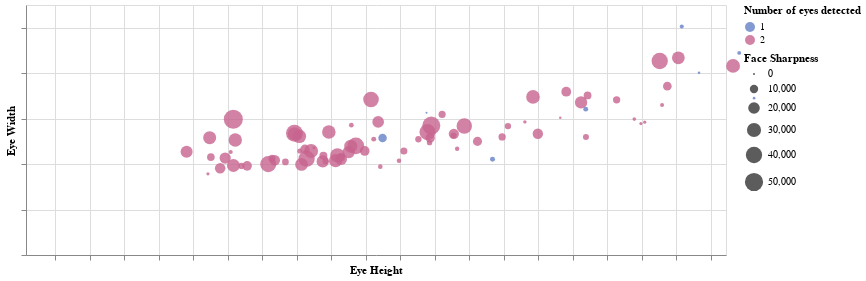

Notebook code cell kept with this figure:
### Code cell
result = pd.read_csv('./data/df_predict.csv').iloc[:,1:].sort_values('frame_name').reset_index(drop=True)
result['EYE_count']=[str(x) for x in result.num_eye.tolist()]

result['new_eye_h'] = result['eye_h']/result['face_size']
result['new_eye_w'] = result['eye_w']/result['face_size']


# First plot
result_sort = result[['frame_name','new_eye_w','new_eye_h','lp_cat_canny','EYE_count']].sort_values('new_eye_h').iloc[20:-5]
result_sort.columns = ['Frame Name','Eye Width','Eye Height','Face Sharpness','Number of eyes detected']

c = alt.Chart(result_sort).mark_circle(opacity=.8).encode(
    x=alt.X('Eye Height',axis=alt.Axis(labels=False),
            scale=Scale(domain=[np.mean(result['new_eye_h'])/2, 1.5*np.mean(result['new_eye_h'])])
        ),
    y=alt.Y('Eye Width',axis=alt.Axis(labels=False)),
    size='Face Sharpness',
#     color='Number of eyes detected',
#     color = alt.Color('Number of eyes detected',
#                       scale=alt.Scale(scheme = 'set2')
    color = alt.Color('Number of eyes detected',
                    scale=alt.Scale(range=['#647FC7','#C7648E',])
                    ),
    tooltip=['Frame Name',]).properties(width=700, height=250
)

c

### Figure 1 — Vega-Lite specification as saved in the notebook (floating-point values rounded to 4 significant figures)
{"config": {"view": {"continuousWidth": 400, "continuousHeight": 300}}, "data": {"name": "data-f83e4aebe7fedc235c242d03e06de9ee"}, "mark": {"type": "circle", "opacity": 0.8}, "encoding": {"color": {"type": "nominal", "field": "Number of eyes detected", "scale": {"range": ["#647FC7", "#C7648E"]}}, "size": {"type": "quantitative", "field": "Face Sharpness"}, "tooltip": [{"type": "nominal", "field": "Frame Name"}], "x": {"type": "quantitative", "axis": {"labels": false}, "field": "Eye Height", "scale": {"domain": [0.0002029, 0.0006087]}}, "y": {"type": "quantitative", "axis": {"labels": false}, "field": "Eye Width"}}, "height": 250, "width": 700, "$schema": "https://vega.github.io/schema/vega-lite/v4.8.1.json", "datasets": {"data-f83e4aebe7fedc235c242d03e06de9ee": [{"Frame Name": "IMG_0395.MOV_438.jpg", "Eye Width": 0.0004545, "Eye Height": 0.000296, "Face Sharpness": 21480.0, "Number of eyes detected": "2"}, {"Frame Name": "IMG_0395.MOV_556.jpg", "Eye Width": 0.0003571, "Eye Height": 0.0003084, "Face Sharpness": 905.5, "Number of eyes detected": "2"}, {"Frame Name": "IMG_0395.MOV_591.jpg", "Eye Width": 0.0005163, "Eye Height": 0.0003094, "Face Sharpness": 25300.0, "Number of eyes detected": "2"}, {"Frame Name": "IMG_0395.MOV_432.jpg", "Eye Width": 0.0004305, "Eye Height": 0.0003101, "Face Sharpness": 8184.0, "Number of eyes detected": "2"}, {"Frame Name": "IMG_0395.MOV_565.jpg", "Eye Width": 0.0003815, "Eye Height": 0.0003155, "Face Sharpness": 16200.0, "Number of eyes detected": "2"}, {"Frame Name": "IMG_0395.MOV_429.jpg", "Eye Width": 0.0004264, "Eye Height": 0.0003184, "Face Sharpness": 18820.0, "Number of eyes detected": "2"}, {"Frame Name": "IMG_0395.MOV_630.jpg", "Eye Width": 0.000453, "Eye Height": 0.0003216, "Face Sharpness": 1988.0, "Number of eyes detected": "2"}, {"Frame Name": "IMG_0395.MOV_582.jpg", "Eye Width": 0.0005973, "Eye Height": 0.0003231, "Face Sharpness": 54440.0, "Number of eyes detected": "2"}, {"Frame Name": "IMG_0395.MOV_571.jpg", "Eye Width": 0.000394, "Eye Height": 0.0003232, "Face Sharpness": 24870.0, "Number of eyes detected": "2"}, {"Frame Name": "IMG_0395.MOV_441.jpg", "Eye Width": 0.0005059, "Eye Height": 0.0003242, "Face Sharpness": 26870.0, "Number of eyes detected": "2"}, {"Frame Name": "IMG_0395.MOV_562.jpg", "Eye Width": 0.000392, "Eye Height": 0.0003278, "Face Sharpness": 5387.0, "Number of eyes detected": "2"}, {"Frame Name": "IMG_0395.MOV_462.jpg", "Eye Width": 0.0003922, "Eye Height": 0.0003311, "Face Sharpness": 13220.0, "Number of eyes detected": "2"}, {"Frame Name": "IMG_0395.MOV_531.jpg", "Eye Width": 0.0003998, "Eye Height": 0.0003433, "Face Sharpness": 38760.0, "Number of eyes detected": "2"}, {"Frame Name": "IMG_0395.MOV_559.jpg", "Eye Width": 0.0004251, "Eye Height": 0.0003455, "Face Sharpness": 7160.0, "Number of eyes detected": "2"}, {"Frame Name": "IMG_0395.MOV_568.jpg", "Eye Width": 0.0004169, "Eye Height": 0.0003472, "Face Sharpness": 15790.0, "Number of eyes detected": "2"}, {"Frame Name": "IMG_0395.MOV_465.jpg", "Eye Width": 0.0004096, "Eye Height": 0.0003533, "Face Sharpness": 6317.0, "Number of eyes detected": "2"}, {"Frame Name": "IMG_0395.MOV_426.jpg", "Eye Width": 0.0005329, "Eye Height": 0.0003585, "Face Sharpness": 26610.0, "Number of eyes detected": "2"}, {"Frame Name": "IMG_0395.MOV_599.jpg", "Eye Width": 0.0005359, "Eye Height": 0.0003586, "Face Sharpness": 43260.0, "Number of eyes detected": "2"}, {"Frame Name": "IMG_0395.MOV_423.jpg", "Eye Width": 0.0005255, "Eye Height": 0.0003608, "Face Sharpness": 4798.0, "Number of eyes detected": "2"}, {"Frame Name": "IMG_0395.MOV_435.jpg", "Eye Width": 0.000522, "Eye Height": 0.0003614, "Face Sharpness": 27070.0, "Number of eyes detected": "2"}, {"Frame Name": "IMG_0395.MOV_621.jpg", "Eye Width": 0.0004577, "Eye Height": 0.0003616, "Face Sharpness": 3343.0, "Number of eyes detected": "2"}, {"Frame Name": "IMG_0395.MOV_524.jpg", "Eye Width": 0.0003983, "Eye Height": 0.0003627, "Face Sharpness": 24340.0, "Number of eyes detected": "2"}, {"Frame Name": "IMG_0395.MOV_365.jpg", "Eye Width": 0.0004657, "Eye Height": 0.0003646, "Face Sharpness": 12520.0, "Number of eyes detected": "2"}, {"Frame Name": "IMG_0395.MOV_608.jpg", "Eye Width": 0.0004237, "Eye Height": 0.0003656, "Face Sharpness": 39790.0, "Number of eyes detected": "2"}, {"Frame Name": "IMG_0395.MOV_521.jpg", "Eye Width": 0.0004578, "Eye Height": 0.0003682, "Face Sharpness": 29140.0, "Number of eyes detected": "2"}, {"Frame Name": "IMG_0395.MOV_553.jpg", "Eye Width": 0.0004707, "Eye Height": 0.0003698, "Face Sharpness": 689.2, "Number of eyes detected": "2"}, {"Frame Name": "IMG_0395.MOV_547.jpg", "Eye Width": 0.0004118, "Eye Height": 0.0003749, "Face Sharpness": 22300.0, "Number of eyes detected": "2"}, {"Frame Name": "IMG_0395.MOV_618.jpg", "Eye Width": 0.0004369, "Eye Height": 0.0003753, "Face Sharpness": 9069.0, "Number of eyes detected": "2"}, {"Frame Name": "IMG_0395.MOV_541.jpg", "Eye Width": 0.0004129, "Eye Height": 0.0003766, "Face Sharpness": 4975.0, "Number of eyes detected": "2"}, {"Frame Name": "IMG_0395.MOV_577.jpg", "Eye Width": 0.0005416, "Eye Height": 0.0003785, "Face Sharpness": 27390.0, "Number of eyes detected": "2"}, {"Frame Name": "IMG_0395.MOV_535.jpg", "Eye Width": 0.0004152, "Eye Height": 0.0003824, "Face Sharpness": 26240.0, "Number of eyes detected": "2"}, {"Frame Name": "IMG_0395.MOV_518.jpg", "Eye Width": 0.000438, "Eye Height": 0.0003835, "Face Sharpness": 31380.0, "Number of eyes detected": "2"}, {"Frame Name": "IMG_0395.MOV_538.jpg", "Eye Width": 0.0004292, "Eye Height": 0.0003855, "Face Sharpness": 9628.0, "Number of eyes detected": "2"}, {"Frame Name": "IMG_0395.MOV_544.jpg", "Eye Width": 0.0004219, "Eye Height": 0.0003856, "Face Sharpness": 20430.0, "Number of eyes detected": "2"}, {"Frame Name": "IMG_0395.MOV_550.jpg", "Eye Width": 0.0004527, "Eye Height": 0.00039, "Face Sharpness": 22580.0, "Number of eyes detected": "2"}, {"Frame Name": "IMG_0395.MOV_447.jpg", "Eye Width": 0.0004789, "Eye Height": 0.0003912, "Face Sharpness": 25480.0, "Number of eyes detected": "2"}, {"Frame Name": "IMG_0395.MOV_417.jpg", "Eye Width": 0.000571, "Eye Height": 0.0003915, "Face Sharpness": 2753.0, "Number of eyes detected": "2"}, {"Frame Name": "IMG_0395.MOV_527.jpg", "Eye Width": 0.0004802, "Eye Height": 0.0003941, "Face Sharpness": 41610.0, "Number of eyes detected": "2"}, {"Frame Name": "IMG_0395.MOV_515.jpg", "Eye Width": 0.0004578, "Eye Height": 0.0003993, "Face Sharpness": 13740.0, "Number of eyes detected": "2"}, {"Frame Name": "IMG_0395.MOV_587.jpg", "Eye Width": 0.0006842, "Eye Height": 0.0004029, "Face Sharpness": 36580.0, "Number of eyes detected": "2"}, {"Frame Name": "IMG_0395.MOV_414.jpg", "Eye Width": 0.0005098, "Eye Height": 0.0004045, "Face Sharpness": 3103.0, "Number of eyes detected": "2"}, {"Frame Name": "IMG_0395.MOV_420.jpg", "Eye Width": 0.0005856, "Eye Height": 0.0004071, "Face Sharpness": 20240.0, "Number of eyes detected": "2"}, {"Frame Name": "IMG_0395.MOV_489.jpg", "Eye Width": 0.0003888, "Eye Height": 0.0004083, "Face Sharpness": 2598.0, "Number of eyes detected": "2"}, {"Frame Name": "IMG_0395.MOV_640.jpg", "Eye Width": 0.0005152, "Eye Height": 0.0004096, "Face Sharpness": 10500.0, "Number of eyes detected": "1"}, {"Frame Name": "IMG_0395.MOV_411.jpg", "Eye Width": 0.0004147, "Eye Height": 0.0004191, "Face Sharpness": 2486.0, "Number of eyes detected": "2"}, {"Frame Name": "IMG_0395.MOV_512.jpg", "Eye Width": 0.0004578, "Eye Height": 0.000422, "Face Sharpness": 7019.0, "Number of eyes detected": "2"}, {"Frame Name": "IMG_0395.MOV_444.jpg", "Eye Width": 0.0005093, "Eye Height": 0.0004304, "Face Sharpness": 5419.0, "Number of eyes detected": "2"}, {"Frame Name": "IMG_0395.MOV_368.jpg", "Eye Width": 0.0006256, "Eye Height": 0.0004351, "Face Sharpness": 0.0, "Number of eyes detected": "1"}, {"Frame Name": "IMG_0395.MOV_456.jpg", "Eye Width": 0.0005408, "Eye Height": 0.0004357, "Face Sharpness": 39020.0, "Number of eyes detected": "2"}, {"Frame Name": "IMG_0395.MOV_468.jpg", "Eye Width": 0.0004943, "Eye Height": 0.0004369, "Face Sharpness": 3858.0, "Number of eyes detected": "2"}, {"Frame Name": "IMG_0395.MOV_459.jpg", "Eye Width": 0.0005152, "Eye Height": 0.0004372, "Face Sharpness": 13030.0, "Number of eyes detected": "2"}, {"Frame Name": "IMG_0395.MOV_574.jpg", "Eye Width": 0.0005697, "Eye Height": 0.0004379, "Face Sharpness": 48870.0, "Number of eyes detected": "2"}, {"Frame Name": "IMG_0395.MOV_81.jpg", "Eye Width": 0.0006186, "Eye Height": 0.0004441, "Face Sharpness": 7142.0, "Number of eyes detected": "2"}, {"Frame Name": "IMG_0395.MOV_508.jpg", "Eye Width": 0.0005256, "Eye Height": 0.0004508, "Face Sharpness": 4996.0, "Number of eyes detected": "2"}, {"Frame Name": "IMG_0395.MOV_605.jpg", "Eye Width": 0.0005333, "Eye Height": 0.0004509, "Face Sharpness": 15410.0, "Number of eyes detected": "2"}, {"Frame Name": "IMG_0395.MOV_483.jpg", "Eye Width": 0.0004673, "Eye Height": 0.0004528, "Face Sharpness": 2314.0, "Number of eyes detected": "2"}, {"Frame Name": "IMG_0395.MOV_602.jpg", "Eye Width": 0.0005675, "Eye Height": 0.000457, "Face Sharpness": 35790.0, "Number of eyes detected": "2"}, {"Frame Name": "IMG_0395.MOV_492.jpg", "Eye Width": 0.0004998, "Eye Height": 0.0004646, "Face Sharpness": 12030.0, "Number of eyes detected": "2"}, {"Frame Name": "IMG_0395.MOV_479.jpg", "Eye Width": 0.0004216, "Eye Height": 0.0004734, "Face Sharpness": 3179.0, "Number of eyes detected": "1"}, {"Frame Name": "IMG_0395.MOV_612.jpg", "Eye Width": 0.0005194, "Eye Height": 0.0004789, "Face Sharpness": 7441.0, "Number of eyes detected": "2"}, {"Frame Name": "IMG_0395.MOV_60.jpg", "Eye Width": 0.0005672, "Eye Height": 0.0004823, "Face Sharpness": 5552.0, "Number of eyes detected": "2"}, {"Frame Name": "IMG_0395.MOV_395.jpg", "Eye Width": 0.0005855, "Eye Height": 0.0004921, "Face Sharpness": 1135.0, "Number of eyes detected": "2"}, {"Frame Name": "IMG_0395.MOV_8.jpg", "Eye Width": 0.0006956, "Eye Height": 0.0004968, "Face Sharpness": 27550.0, "Number of eyes detected": "2"}, {"Frame Name": "IMG_0395.MOV_615.jpg", "Eye Width": 0.0005337, "Eye Height": 0.0004996, "Face Sharpness": 15940.0, "Number of eyes detected": "2"}, {"Frame Name": "IMG_0395.MOV_66.jpg", "Eye Width": 0.0006036, "Eye Height": 0.0005126, "Face Sharpness": 366.1, "Number of eyes detected": "2"}, {"Frame Name": "IMG_0395.MOV_14.jpg", "Eye Width": 0.0007185, "Eye Height": 0.0005161, "Face Sharpness": 14070.0, "Number of eyes detected": "2"}, {"Frame Name": "IMG_0395.MOV_90.jpg", "Eye Width": 0.0006713, "Eye Height": 0.0005247, "Face Sharpness": 22500.0, "Number of eyes detected": "2"}, {"Frame Name": "IMG_0395.MOV_240.jpg", "Eye Width": 0.0006417, "Eye Height": 0.0005274, "Face Sharpness": 3058.0, "Number of eyes detected": "1"}, {"Frame Name": "IMG_0395.MOV_406.jpg", "Eye Width": 0.0005197, "Eye Height": 0.0005275, "Face Sharpness": 4930.0, "Number of eyes detected": "2"}, {"Frame Name": "IMG_0395.MOV_17.jpg", "Eye Width": 0.0007019, "Eye Height": 0.0005285, "Face Sharpness": 8606.0, "Number of eyes detected": "2"}, {"Frame Name": "IMG_0395.MOV_87.jpg", "Eye Width": 0.0006826, "Eye Height": 0.0005453, "Face Sharpness": 7503.0, "Number of eyes detected": "2"}, {"Frame Name": "IMG_0395.MOV_57.jpg", "Eye Width": 0.000598, "Eye Height": 0.0005556, "Face Sharpness": 1399.0, "Number of eyes detected": "2"}, {"Frame Name": "IMG_0395.MOV_69.jpg", "Eye Width": 0.0005781, "Eye Height": 0.0005594, "Face Sharpness": 858.3, "Number of eyes detected": "2"}, {"Frame Name": "IMG_0395.MOV_84.jpg", "Eye Width": 0.0005844, "Eye Height": 0.0005616, "Face Sharpness": 974.1, "Number of eyes detected": "2"}, {"Frame Name": "IMG_0395.MOV_11.jpg", "Eye Width": 0.0008535, "Eye Height": 0.0005703, "Face Sharpness": 40130.0, "Number of eyes detected": "2"}, {"Frame Name": "IMG_0395.MOV_78.jpg", "Eye Width": 0.0006599, "Eye Height": 0.0005717, "Face Sharpness": 1856.0, "Number of eyes detected": "2"}, {"Frame Name": "IMG_0395.MOV_93.jpg", "Eye Width": 0.000743, "Eye Height": 0.0005747, "Face Sharpness": 10760.0, "Number of eyes detected": "2"}, {"Frame Name": "IMG_0395.MOV_2.jpg", "Eye Width": 0.0008676, "Eye Height": 0.0005811, "Face Sharpness": 24330.0, "Number of eyes detected": "2"}, {"Frame Name": "IMG_0395.MOV_163.jpg", "Eye Width": 0.001006, "Eye Height": 0.0005831, "Face Sharpness": 1940.0, "Number of eyes detected": "1"}, {"Frame Name": "IMG_0395.MOV_170.jpg", "Eye Width": 0.0008019, "Eye Height": 0.0005931, "Face Sharpness": 328.1, "Number of eyes detected": "1"}, {"Frame Name": "IMG_0395.MOV_5.jpg", "Eye Width": 0.000832, "Eye Height": 0.0006128, "Face Sharpness": 28600.0, "Number of eyes detected": "2"}, {"Frame Name": "IMG_0395.MOV_150.jpg", "Eye Width": 0.0008893, "Eye Height": 0.0006164, "Face Sharpness": 1662.0, "Number of eyes detected": "1"}, {"Frame Name": "IMG_0395.MOV_199.jpg", "Eye Width": 0.0006899, "Eye Height": 0.000625, "Face Sharpness": 472.9, "Number of eyes detected": "1"}]}}
